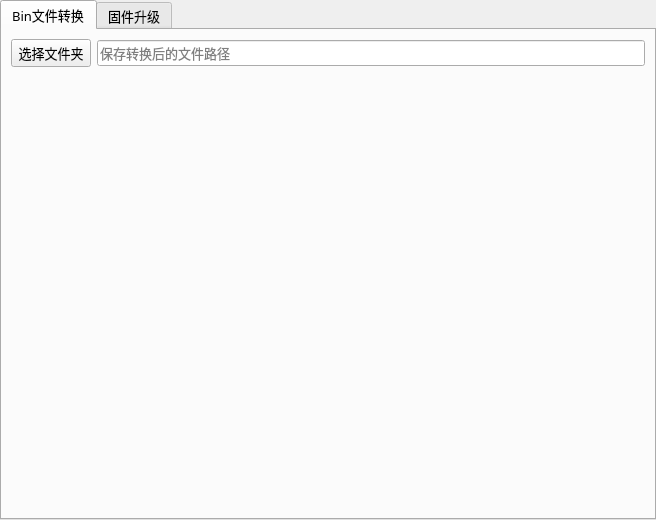
<?xml version="1.0" encoding="UTF-8"?>
<ui version="4.0">
 <class>MainWindow</class>
 <widget class="QMainWindow" name="MainWindow">
  <property name="geometry">
   <rect>
    <x>0</x>
    <y>0</y>
    <width>656</width>
    <height>520</height>
   </rect>
  </property>
  <property name="minimumSize">
   <size>
    <width>656</width>
    <height>520</height>
   </size>
  </property>
  <property name="maximumSize">
   <size>
    <width>1000</width>
    <height>1000</height>
   </size>
  </property>
  <property name="focusPolicy">
   <enum>Qt::NoFocus</enum>
  </property>
  <property name="contextMenuPolicy">
   <enum>Qt::DefaultContextMenu</enum>
  </property>
  <property name="acceptDrops">
   <bool>true</bool>
  </property>
  <property name="windowTitle">
   <string>Holo-Bin</string>
  </property>
  <property name="windowIcon">
   <iconset resource="image.qrc">
    <normaloff>:/image/image/Holo logo.png</normaloff>:/image/image/Holo logo.png</iconset>
  </property>
  <property name="autoFillBackground">
   <bool>false</bool>
  </property>
  <property name="animated">
   <bool>true</bool>
  </property>
  <property name="documentMode">
   <bool>false</bool>
  </property>
  <property name="tabShape">
   <enum>QTabWidget::Rounded</enum>
  </property>
  <property name="dockNestingEnabled">
   <bool>false</bool>
  </property>
  <property name="dockOptions">
   <set>QMainWindow::AllowTabbedDocks|QMainWindow::AnimatedDocks</set>
  </property>
  <property name="unifiedTitleAndToolBarOnMac">
   <bool>false</bool>
  </property>
  <widget class="QWidget" name="centralwidget">
   <property name="enabled">
    <bool>true</bool>
   </property>
   <property name="sizePolicy">
    <sizepolicy hsizetype="Preferred" vsizetype="Preferred">
     <horstretch>0</horstretch>
     <verstretch>0</verstretch>
    </sizepolicy>
   </property>
   <property name="acceptDrops">
    <bool>true</bool>
   </property>
   <property name="autoFillBackground">
    <bool>false</bool>
   </property>
   <layout class="QGridLayout" name="gridLayout_2">
    <property name="leftMargin">
     <number>0</number>
    </property>
    <property name="topMargin">
     <number>0</number>
    </property>
    <property name="rightMargin">
     <number>0</number>
    </property>
    <property name="bottomMargin">
     <number>0</number>
    </property>
    <item row="0" column="0">
     <layout class="QGridLayout" name="gridLayout" rowstretch="0" columnstretch="0,0">
      <property name="sizeConstraint">
       <enum>QLayout::SetDefaultConstraint</enum>
      </property>
      <property name="leftMargin">
       <number>0</number>
      </property>
      <property name="topMargin">
       <number>0</number>
      </property>
      <item row="0" column="1">
       <widget class="QTabWidget" name="tabWidget">
        <property name="enabled">
         <bool>true</bool>
        </property>
        <property name="font">
         <font>
          <family>黑体</family>
          <pointsize>10</pointsize>
         </font>
        </property>
        <property name="mouseTracking">
         <bool>true</bool>
        </property>
        <property name="tabletTracking">
         <bool>false</bool>
        </property>
        <property name="focusPolicy">
         <enum>Qt::WheelFocus</enum>
        </property>
        <property name="contextMenuPolicy">
         <enum>Qt::DefaultContextMenu</enum>
        </property>
        <property name="acceptDrops">
         <bool>false</bool>
        </property>
        <property name="autoFillBackground">
         <bool>false</bool>
        </property>
        <property name="tabPosition">
         <enum>QTabWidget::North</enum>
        </property>
        <property name="currentIndex">
         <number>0</number>
        </property>
        <property name="documentMode">
         <bool>false</bool>
        </property>
        <widget class="QWidget" name="tab">
         <attribute name="title">
          <string>Bin文件转换</string>
         </attribute>
         <layout class="QVBoxLayout" name="verticalLayout_2">
          <property name="leftMargin">
           <number>9</number>
          </property>
          <property name="topMargin">
           <number>9</number>
          </property>
          <property name="rightMargin">
           <number>9</number>
          </property>
          <property name="bottomMargin">
           <number>9</number>
          </property>
          <item>
           <layout class="QHBoxLayout" name="horizontalLayout_2">
            <item>
             <widget class="QPushButton" name="pushButton1">
              <property name="text">
               <string>选择文件夹</string>
              </property>
             </widget>
            </item>
            <item>
             <widget class="QLineEdit" name="lineEdit6">
              <property name="acceptDrops">
               <bool>false</bool>
              </property>
              <property name="text">
               <string/>
              </property>
              <property name="placeholderText">
               <string>保存转换后的文件路径</string>
              </property>
             </widget>
            </item>
           </layout>
          </item>
          <item>
           <spacer name="verticalSpacer">
            <property name="orientation">
             <enum>Qt::Vertical</enum>
            </property>
            <property name="sizeType">
             <enum>QSizePolicy::Fixed</enum>
            </property>
            <property name="sizeHint" stdset="0">
             <size>
              <width>17</width>
              <height>15</height>
             </size>
            </property>
           </spacer>
          </item>
          <item>
           <widget class="QTextEdit" name="textEdit_2">
            <property name="palette">
             <palette>
              <active>
               <colorrole role="Text">
                <brush brushstyle="SolidPattern">
                 <color alpha="255">
                  <red>255</red>
                  <green>255</green>
                  <blue>255</blue>
                 </color>
                </brush>
               </colorrole>
               <colorrole role="Base">
                <brush brushstyle="NoBrush">
                 <color alpha="255">
                  <red>0</red>
                  <green>0</green>
                  <blue>0</blue>
                 </color>
                </brush>
               </colorrole>
               <colorrole role="PlaceholderText">
                <brush brushstyle="SolidPattern">
                 <color alpha="128">
                  <red>240</red>
                  <green>240</green>
                  <blue>240</blue>
                 </color>
                </brush>
               </colorrole>
              </active>
              <inactive>
               <colorrole role="Text">
                <brush brushstyle="SolidPattern">
                 <color alpha="255">
                  <red>255</red>
                  <green>255</green>
                  <blue>255</blue>
                 </color>
                </brush>
               </colorrole>
               <colorrole role="Base">
                <brush brushstyle="NoBrush">
                 <color alpha="255">
                  <red>0</red>
                  <green>0</green>
                  <blue>0</blue>
                 </color>
                </brush>
               </colorrole>
               <colorrole role="PlaceholderText">
                <brush brushstyle="SolidPattern">
                 <color alpha="128">
                  <red>240</red>
                  <green>240</green>
                  <blue>240</blue>
                 </color>
                </brush>
               </colorrole>
              </inactive>
              <disabled>
               <colorrole role="Text">
                <brush brushstyle="SolidPattern">
                 <color alpha="255">
                  <red>120</red>
                  <green>120</green>
                  <blue>120</blue>
                 </color>
                </brush>
               </colorrole>
               <colorrole role="Base">
                <brush brushstyle="NoBrush">
                 <color alpha="255">
                  <red>0</red>
                  <green>0</green>
                  <blue>0</blue>
                 </color>
                </brush>
               </colorrole>
               <colorrole role="PlaceholderText">
                <brush brushstyle="SolidPattern">
                 <color alpha="128">
                  <red>0</red>
                  <green>0</green>
                  <blue>0</blue>
                 </color>
                </brush>
               </colorrole>
              </disabled>
             </palette>
            </property>
            <property name="font">
             <font>
              <family>黑体</family>
              <pointsize>1</pointsize>
             </font>
            </property>
            <property name="cursor" stdset="0">
             <cursorShape>ArrowCursor</cursorShape>
            </property>
            <property name="mouseTracking">
             <bool>false</bool>
            </property>
            <property name="focusPolicy">
             <enum>Qt::NoFocus</enum>
            </property>
            <property name="contextMenuPolicy">
             <enum>Qt::DefaultContextMenu</enum>
            </property>
            <property name="styleSheet">
             <string notr="true">border-image: url(:/image/image/背景.png);</string>
            </property>
            <property name="frameShape">
             <enum>QFrame::NoFrame</enum>
            </property>
            <property name="autoFormatting">
             <set>QTextEdit::AutoNone</set>
            </property>
            <property name="tabChangesFocus">
             <bool>false</bool>
            </property>
            <property name="lineWrapMode">
             <enum>QTextEdit::NoWrap</enum>
            </property>
            <property name="markdown">
             <string/>
            </property>
            <property name="html">
             <string>&lt;!DOCTYPE HTML PUBLIC &quot;-//W3C//DTD HTML 4.0//EN&quot; &quot;http://www.w3.org/TR/REC-html40/strict.dtd&quot;&gt;
&lt;html&gt;&lt;head&gt;&lt;meta name=&quot;qrichtext&quot; content=&quot;1&quot; /&gt;&lt;style type=&quot;text/css&quot;&gt;
p, li { white-space: pre-wrap; }
&lt;/style&gt;&lt;/head&gt;&lt;body style=&quot; font-family:'黑体'; font-size:1pt; font-weight:400; font-style:normal;&quot;&gt;
&lt;p style=&quot;-qt-paragraph-type:empty; margin-top:7px; margin-bottom:7px; margin-left:0px; margin-right:0px; -qt-block-indent:0; text-indent:0px;&quot;&gt;&lt;br /&gt;&lt;/p&gt;&lt;/body&gt;&lt;/html&gt;</string>
            </property>
            <property name="textInteractionFlags">
             <set>Qt::TextEditable</set>
            </property>
           </widget>
          </item>
          <item>
           <widget class="QLabel" name="label_12">
            <property name="text">
             <string/>
            </property>
           </widget>
          </item>
         </layout>
        </widget>
        <widget class="QWidget" name="tab_2">
         <property name="enabled">
          <bool>true</bool>
         </property>
         <attribute name="title">
          <string>固件升级</string>
         </attribute>
         <layout class="QGridLayout" name="gridLayout_7">
          <item row="0" column="0" rowspan="3">
           <widget class="QGroupBox" name="groupBox">
            <property name="sizePolicy">
             <sizepolicy hsizetype="Fixed" vsizetype="Fixed">
              <horstretch>0</horstretch>
              <verstretch>0</verstretch>
             </sizepolicy>
            </property>
            <property name="minimumSize">
             <size>
              <width>0</width>
              <height>231</height>
             </size>
            </property>
            <property name="title">
             <string>串口设置</string>
            </property>
            <layout class="QGridLayout" name="gridLayout_9">
             <item row="0" column="0">
              <layout class="QGridLayout" name="gridLayout_4" columnstretch="2,0">
               <property name="sizeConstraint">
                <enum>QLayout::SetDefaultConstraint</enum>
               </property>
               <property name="leftMargin">
                <number>5</number>
               </property>
               <property name="rightMargin">
                <number>4</number>
               </property>
               <property name="spacing">
                <number>6</number>
               </property>
               <item row="11" column="1">
                <widget class="QPushButton" name="pushButton_2">
                 <property name="sizePolicy">
                  <sizepolicy hsizetype="Fixed" vsizetype="Fixed">
                   <horstretch>0</horstretch>
                   <verstretch>0</verstretch>
                  </sizepolicy>
                 </property>
                 <property name="text">
                  <string>打开串口</string>
                 </property>
                 <property name="checkable">
                  <bool>true</bool>
                 </property>
                </widget>
               </item>
               <item row="5" column="0">
                <widget class="QLabel" name="label_6">
                 <property name="sizePolicy">
                  <sizepolicy hsizetype="Fixed" vsizetype="Preferred">
                   <horstretch>0</horstretch>
                   <verstretch>0</verstretch>
                  </sizepolicy>
                 </property>
                 <property name="text">
                  <string>数据位</string>
                 </property>
                </widget>
               </item>
               <item row="5" column="1">
                <widget class="QComboBox" name="comboBox_3">
                 <property name="sizePolicy">
                  <sizepolicy hsizetype="Expanding" vsizetype="Fixed">
                   <horstretch>0</horstretch>
                   <verstretch>0</verstretch>
                  </sizepolicy>
                 </property>
                </widget>
               </item>
               <item row="9" column="0">
                <widget class="QLabel" name="label_5">
                 <property name="sizePolicy">
                  <sizepolicy hsizetype="Fixed" vsizetype="Preferred">
                   <horstretch>0</horstretch>
                   <verstretch>0</verstretch>
                  </sizepolicy>
                 </property>
                 <property name="text">
                  <string>停止位</string>
                 </property>
                </widget>
               </item>
               <item row="12" column="1">
                <spacer name="verticalSpacer_7">
                 <property name="orientation">
                  <enum>Qt::Vertical</enum>
                 </property>
                 <property name="sizeHint" stdset="0">
                  <size>
                   <width>20</width>
                   <height>40</height>
                  </size>
                 </property>
                </spacer>
               </item>
               <item row="7" column="1">
                <widget class="QComboBox" name="comboBox_5">
                 <property name="sizePolicy">
                  <sizepolicy hsizetype="Expanding" vsizetype="Fixed">
                   <horstretch>0</horstretch>
                   <verstretch>0</verstretch>
                  </sizepolicy>
                 </property>
                </widget>
               </item>
               <item row="1" column="1">
                <widget class="QComboBox" name="comboBox">
                 <property name="sizePolicy">
                  <sizepolicy hsizetype="Expanding" vsizetype="Fixed">
                   <horstretch>0</horstretch>
                   <verstretch>0</verstretch>
                  </sizepolicy>
                 </property>
                </widget>
               </item>
               <item row="9" column="1">
                <widget class="QComboBox" name="comboBox_4">
                 <property name="sizePolicy">
                  <sizepolicy hsizetype="Expanding" vsizetype="Fixed">
                   <horstretch>0</horstretch>
                   <verstretch>0</verstretch>
                  </sizepolicy>
                 </property>
                </widget>
               </item>
               <item row="7" column="0">
                <widget class="QLabel" name="label_4">
                 <property name="sizePolicy">
                  <sizepolicy hsizetype="Fixed" vsizetype="Preferred">
                   <horstretch>0</horstretch>
                   <verstretch>0</verstretch>
                  </sizepolicy>
                 </property>
                 <property name="text">
                  <string>校验位</string>
                 </property>
                </widget>
               </item>
               <item row="4" column="1">
                <spacer name="verticalSpacer_3">
                 <property name="orientation">
                  <enum>Qt::Vertical</enum>
                 </property>
                 <property name="sizeHint" stdset="0">
                  <size>
                   <width>20</width>
                   <height>40</height>
                  </size>
                 </property>
                </spacer>
               </item>
               <item row="3" column="1">
                <widget class="QComboBox" name="comboBox_2">
                 <property name="sizePolicy">
                  <sizepolicy hsizetype="Expanding" vsizetype="Fixed">
                   <horstretch>0</horstretch>
                   <verstretch>0</verstretch>
                  </sizepolicy>
                 </property>
                </widget>
               </item>
               <item row="10" column="1">
                <spacer name="verticalSpacer_6">
                 <property name="orientation">
                  <enum>Qt::Vertical</enum>
                 </property>
                 <property name="sizeHint" stdset="0">
                  <size>
                   <width>20</width>
                   <height>40</height>
                  </size>
                 </property>
                </spacer>
               </item>
               <item row="3" column="0">
                <widget class="QLabel" name="label_7">
                 <property name="sizePolicy">
                  <sizepolicy hsizetype="Fixed" vsizetype="Preferred">
                   <horstretch>0</horstretch>
                   <verstretch>0</verstretch>
                  </sizepolicy>
                 </property>
                 <property name="text">
                  <string>波特率</string>
                 </property>
                </widget>
               </item>
               <item row="2" column="1">
                <spacer name="verticalSpacer_2">
                 <property name="orientation">
                  <enum>Qt::Vertical</enum>
                 </property>
                 <property name="sizeHint" stdset="0">
                  <size>
                   <width>20</width>
                   <height>40</height>
                  </size>
                 </property>
                </spacer>
               </item>
               <item row="8" column="1">
                <spacer name="verticalSpacer_5">
                 <property name="orientation">
                  <enum>Qt::Vertical</enum>
                 </property>
                 <property name="sizeHint" stdset="0">
                  <size>
                   <width>20</width>
                   <height>40</height>
                  </size>
                 </property>
                </spacer>
               </item>
               <item row="6" column="1">
                <spacer name="verticalSpacer_4">
                 <property name="orientation">
                  <enum>Qt::Vertical</enum>
                 </property>
                 <property name="sizeHint" stdset="0">
                  <size>
                   <width>20</width>
                   <height>40</height>
                  </size>
                 </property>
                </spacer>
               </item>
               <item row="11" column="0">
                <widget class="QPushButton" name="pushButton_4">
                 <property name="sizePolicy">
                  <sizepolicy hsizetype="Fixed" vsizetype="Fixed">
                   <horstretch>0</horstretch>
                   <verstretch>0</verstretch>
                  </sizepolicy>
                 </property>
                 <property name="text">
                  <string>刷新串口</string>
                 </property>
                </widget>
               </item>
               <item row="1" column="0">
                <widget class="QLabel" name="label">
                 <property name="sizePolicy">
                  <sizepolicy hsizetype="Fixed" vsizetype="Fixed">
                   <horstretch>0</horstretch>
                   <verstretch>0</verstretch>
                  </sizepolicy>
                 </property>
                 <property name="text">
                  <string>端口号</string>
                 </property>
                </widget>
               </item>
               <item row="0" column="1">
                <spacer name="verticalSpacer_8">
                 <property name="orientation">
                  <enum>Qt::Vertical</enum>
                 </property>
                 <property name="sizeHint" stdset="0">
                  <size>
                   <width>20</width>
                   <height>40</height>
                  </size>
                 </property>
                </spacer>
               </item>
              </layout>
             </item>
            </layout>
           </widget>
          </item>
          <item row="1" column="1" rowspan="3">
           <widget class="QGroupBox" name="groupBox_4">
            <property name="sizePolicy">
             <sizepolicy hsizetype="Expanding" vsizetype="Expanding">
              <horstretch>0</horstretch>
              <verstretch>0</verstretch>
             </sizepolicy>
            </property>
            <property name="minimumSize">
             <size>
              <width>0</width>
              <height>0</height>
             </size>
            </property>
            <property name="title">
             <string>接收</string>
            </property>
            <layout class="QGridLayout" name="gridLayout_10">
             <item row="0" column="0">
              <widget class="QTextEdit" name="textEdit">
               <property name="minimumSize">
                <size>
                 <width>0</width>
                 <height>0</height>
                </size>
               </property>
              </widget>
             </item>
            </layout>
           </widget>
          </item>
          <item row="3" column="0">
           <widget class="QGroupBox" name="groupBox_2">
            <property name="sizePolicy">
             <sizepolicy hsizetype="Fixed" vsizetype="Fixed">
              <horstretch>0</horstretch>
              <verstretch>0</verstretch>
             </sizepolicy>
            </property>
            <property name="minimumSize">
             <size>
              <width>186</width>
              <height>125</height>
             </size>
            </property>
            <property name="title">
             <string>接收设置</string>
            </property>
            <layout class="QGridLayout" name="gridLayout_8">
             <item row="0" column="1">
              <layout class="QGridLayout" name="gridLayout_5">
               <item row="2" column="0">
                <widget class="QCheckBox" name="checkBox_4">
                 <property name="sizePolicy">
                  <sizepolicy hsizetype="Fixed" vsizetype="Fixed">
                   <horstretch>0</horstretch>
                   <verstretch>0</verstretch>
                  </sizepolicy>
                 </property>
                 <property name="text">
                  <string>定时发送</string>
                 </property>
                </widget>
               </item>
               <item row="0" column="0">
                <widget class="QCheckBox" name="checkBox_3">
                 <property name="sizePolicy">
                  <sizepolicy hsizetype="Fixed" vsizetype="Fixed">
                   <horstretch>0</horstretch>
                   <verstretch>0</verstretch>
                  </sizepolicy>
                 </property>
                 <property name="text">
                  <string>HEX显示</string>
                 </property>
                </widget>
               </item>
               <item row="1" column="1">
                <spacer name="verticalSpacer_9">
                 <property name="orientation">
                  <enum>Qt::Vertical</enum>
                 </property>
                 <property name="sizeHint" stdset="0">
                  <size>
                   <width>20</width>
                   <height>40</height>
                  </size>
                 </property>
                </spacer>
               </item>
               <item row="0" column="1">
                <widget class="QPushButton" name="pushButton_3">
                 <property name="sizePolicy">
                  <sizepolicy hsizetype="Fixed" vsizetype="Fixed">
                   <horstretch>0</horstretch>
                   <verstretch>0</verstretch>
                  </sizepolicy>
                 </property>
                 <property name="text">
                  <string>清除窗口</string>
                 </property>
                </widget>
               </item>
               <item row="4" column="0">
                <widget class="QCheckBox" name="checkBox">
                 <property name="sizePolicy">
                  <sizepolicy hsizetype="Fixed" vsizetype="Fixed">
                   <horstretch>0</horstretch>
                   <verstretch>0</verstretch>
                  </sizepolicy>
                 </property>
                 <property name="text">
                  <string>HEX发送</string>
                 </property>
                </widget>
               </item>
               <item row="4" column="1">
                <widget class="QCheckBox" name="checkBox_2">
                 <property name="sizePolicy">
                  <sizepolicy hsizetype="Fixed" vsizetype="Fixed">
                   <horstretch>0</horstretch>
                   <verstretch>0</verstretch>
                  </sizepolicy>
                 </property>
                 <property name="text">
                  <string>发送新行</string>
                 </property>
                </widget>
               </item>
               <item row="2" column="1">
                <layout class="QHBoxLayout" name="horizontalLayout">
                 <item>
                  <widget class="QLineEdit" name="lineEdit_2">
                   <property name="sizePolicy">
                    <sizepolicy hsizetype="Ignored" vsizetype="Fixed">
                     <horstretch>0</horstretch>
                     <verstretch>0</verstretch>
                    </sizepolicy>
                   </property>
                   <property name="text">
                    <string>1000</string>
                   </property>
                   <property name="cursorPosition">
                    <number>4</number>
                   </property>
                  </widget>
                 </item>
                 <item>
                  <widget class="QLabel" name="label_8">
                   <property name="sizePolicy">
                    <sizepolicy hsizetype="Fixed" vsizetype="Preferred">
                     <horstretch>0</horstretch>
                     <verstretch>0</verstretch>
                    </sizepolicy>
                   </property>
                   <property name="text">
                    <string>ms/次</string>
                   </property>
                  </widget>
                 </item>
                </layout>
               </item>
               <item row="3" column="1">
                <spacer name="verticalSpacer_10">
                 <property name="orientation">
                  <enum>Qt::Vertical</enum>
                 </property>
                 <property name="sizeHint" stdset="0">
                  <size>
                   <width>20</width>
                   <height>40</height>
                  </size>
                 </property>
                </spacer>
               </item>
              </layout>
             </item>
            </layout>
           </widget>
          </item>
          <item row="5" column="0" colspan="2">
           <widget class="QGroupBox" name="groupBox_5">
            <property name="sizePolicy">
             <sizepolicy hsizetype="Expanding" vsizetype="Fixed">
              <horstretch>0</horstretch>
              <verstretch>0</verstretch>
             </sizepolicy>
            </property>
            <property name="minimumSize">
             <size>
              <width>612</width>
              <height>60</height>
             </size>
            </property>
            <property name="title">
             <string>发送字符</string>
            </property>
            <layout class="QGridLayout" name="gridLayout_13">
             <item row="0" column="0">
              <layout class="QGridLayout" name="gridLayout_12">
               <item row="0" column="0">
                <widget class="QLineEdit" name="lineEdit"/>
               </item>
               <item row="0" column="1">
                <widget class="QPushButton" name="pushButton">
                 <property name="sizePolicy">
                  <sizepolicy hsizetype="Fixed" vsizetype="Fixed">
                   <horstretch>0</horstretch>
                   <verstretch>0</verstretch>
                  </sizepolicy>
                 </property>
                 <property name="text">
                  <string>发送</string>
                 </property>
                </widget>
               </item>
              </layout>
             </item>
            </layout>
           </widget>
          </item>
          <item row="0" column="1">
           <widget class="QGroupBox" name="groupBox_3">
            <property name="sizePolicy">
             <sizepolicy hsizetype="Minimum" vsizetype="Fixed">
              <horstretch>0</horstretch>
              <verstretch>0</verstretch>
             </sizepolicy>
            </property>
            <property name="title">
             <string>选择固件</string>
            </property>
            <layout class="QVBoxLayout" name="verticalLayout">
             <item>
              <layout class="QGridLayout" name="gridLayout_11" columnminimumwidth="1,3,1">
               <item row="0" column="0">
                <widget class="QPushButton" name="pushButton_9">
                 <property name="sizePolicy">
                  <sizepolicy hsizetype="Fixed" vsizetype="Fixed">
                   <horstretch>0</horstretch>
                   <verstretch>0</verstretch>
                  </sizepolicy>
                 </property>
                 <property name="text">
                  <string>选择固件</string>
                 </property>
                </widget>
               </item>
               <item row="0" column="1">
                <widget class="QLineEdit" name="lineEdit_5">
                 <property name="sizePolicy">
                  <sizepolicy hsizetype="Ignored" vsizetype="Fixed">
                   <horstretch>0</horstretch>
                   <verstretch>0</verstretch>
                  </sizepolicy>
                 </property>
                 <property name="acceptDrops">
                  <bool>false</bool>
                 </property>
                 <property name="text">
                  <string/>
                 </property>
                 <property name="placeholderText">
                  <string>固件路径</string>
                 </property>
                </widget>
               </item>
               <item row="0" column="2">
                <widget class="QPushButton" name="pushButton_8">
                 <property name="sizePolicy">
                  <sizepolicy hsizetype="Fixed" vsizetype="Fixed">
                   <horstretch>0</horstretch>
                   <verstretch>0</verstretch>
                  </sizepolicy>
                 </property>
                 <property name="palette">
                  <palette>
                   <active>
                    <colorrole role="Button">
                     <brush brushstyle="SolidPattern">
                      <color alpha="255">
                       <red>0</red>
                       <green>216</green>
                       <blue>0</blue>
                      </color>
                     </brush>
                    </colorrole>
                    <colorrole role="ButtonText">
                     <brush brushstyle="SolidPattern">
                      <color alpha="255">
                       <red>0</red>
                       <green>0</green>
                       <blue>0</blue>
                      </color>
                     </brush>
                    </colorrole>
                   </active>
                   <inactive>
                    <colorrole role="Button">
                     <brush brushstyle="SolidPattern">
                      <color alpha="255">
                       <red>0</red>
                       <green>216</green>
                       <blue>0</blue>
                      </color>
                     </brush>
                    </colorrole>
                    <colorrole role="ButtonText">
                     <brush brushstyle="SolidPattern">
                      <color alpha="255">
                       <red>0</red>
                       <green>0</green>
                       <blue>0</blue>
                      </color>
                     </brush>
                    </colorrole>
                   </inactive>
                   <disabled>
                    <colorrole role="Button">
                     <brush brushstyle="SolidPattern">
                      <color alpha="255">
                       <red>0</red>
                       <green>216</green>
                       <blue>0</blue>
                      </color>
                     </brush>
                    </colorrole>
                    <colorrole role="ButtonText">
                     <brush brushstyle="SolidPattern">
                      <color alpha="255">
                       <red>120</red>
                       <green>120</green>
                       <blue>120</blue>
                      </color>
                     </brush>
                    </colorrole>
                   </disabled>
                  </palette>
                 </property>
                 <property name="font">
                  <font>
                   <family>黑体</family>
                   <pointsize>10</pointsize>
                  </font>
                 </property>
                 <property name="text">
                  <string>上传</string>
                 </property>
                </widget>
               </item>
              </layout>
             </item>
            </layout>
           </widget>
          </item>
          <item row="6" column="0" colspan="2">
           <layout class="QGridLayout" name="gridLayout_14">
            <item row="0" column="1">
             <widget class="QLabel" name="label_2">
              <property name="sizePolicy">
               <sizepolicy hsizetype="Fixed" vsizetype="Ignored">
                <horstretch>0</horstretch>
                <verstretch>0</verstretch>
               </sizepolicy>
              </property>
              <property name="font">
               <font>
                <family>黑体</family>
                <pointsize>10</pointsize>
               </font>
              </property>
              <property name="text">
               <string>发送：</string>
              </property>
             </widget>
            </item>
            <item row="0" column="7">
             <spacer name="horizontalSpacer_3">
              <property name="orientation">
               <enum>Qt::Horizontal</enum>
              </property>
              <property name="sizeType">
               <enum>QSizePolicy::Fixed</enum>
              </property>
              <property name="sizeHint" stdset="0">
               <size>
                <width>5</width>
                <height>20</height>
               </size>
              </property>
             </spacer>
            </item>
            <item row="0" column="4">
             <widget class="QLabel" name="label_11">
              <property name="sizePolicy">
               <sizepolicy hsizetype="Fixed" vsizetype="Ignored">
                <horstretch>0</horstretch>
                <verstretch>0</verstretch>
               </sizepolicy>
              </property>
              <property name="font">
               <font>
                <family>黑体</family>
                <pointsize>10</pointsize>
               </font>
              </property>
              <property name="text">
               <string>0</string>
              </property>
             </widget>
            </item>
            <item row="0" column="2">
             <widget class="QLabel" name="label_3">
              <property name="sizePolicy">
               <sizepolicy hsizetype="Fixed" vsizetype="Ignored">
                <horstretch>0</horstretch>
                <verstretch>0</verstretch>
               </sizepolicy>
              </property>
              <property name="font">
               <font>
                <family>黑体</family>
                <pointsize>10</pointsize>
               </font>
              </property>
              <property name="text">
               <string>0</string>
              </property>
             </widget>
            </item>
            <item row="0" column="0">
             <spacer name="horizontalSpacer_2">
              <property name="orientation">
               <enum>Qt::Horizontal</enum>
              </property>
              <property name="sizeType">
               <enum>QSizePolicy::Fixed</enum>
              </property>
              <property name="sizeHint" stdset="0">
               <size>
                <width>5</width>
                <height>5</height>
               </size>
              </property>
             </spacer>
            </item>
            <item row="0" column="3">
             <widget class="QLabel" name="label_9">
              <property name="sizePolicy">
               <sizepolicy hsizetype="Fixed" vsizetype="Ignored">
                <horstretch>0</horstretch>
                <verstretch>0</verstretch>
               </sizepolicy>
              </property>
              <property name="font">
               <font>
                <family>黑体</family>
                <pointsize>10</pointsize>
               </font>
              </property>
              <property name="text">
               <string>接收：</string>
              </property>
             </widget>
            </item>
            <item row="0" column="5">
             <spacer name="horizontalSpacer">
              <property name="orientation">
               <enum>Qt::Horizontal</enum>
              </property>
              <property name="sizeHint" stdset="0">
               <size>
                <width>40</width>
                <height>20</height>
               </size>
              </property>
             </spacer>
            </item>
            <item row="0" column="6">
             <widget class="QLabel" name="label_10">
              <property name="text">
               <string>By CWEIB</string>
              </property>
             </widget>
            </item>
           </layout>
          </item>
         </layout>
        </widget>
       </widget>
      </item>
     </layout>
    </item>
   </layout>
  </widget>
 </widget>
 <resources>
  <include location="image.qrc"/>
 </resources>
 <connections/>
</ui>
